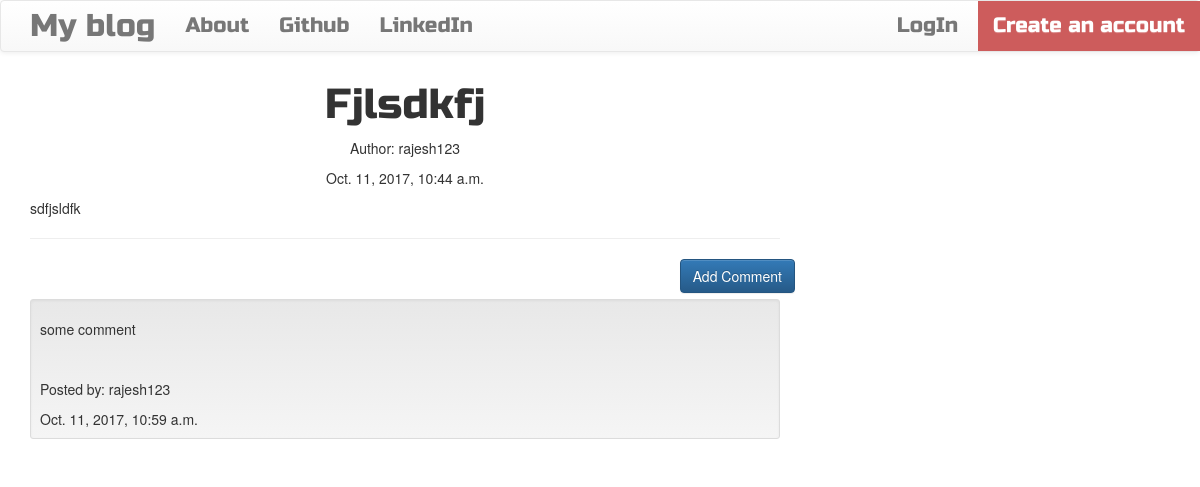
The app's page /post/1, older data.
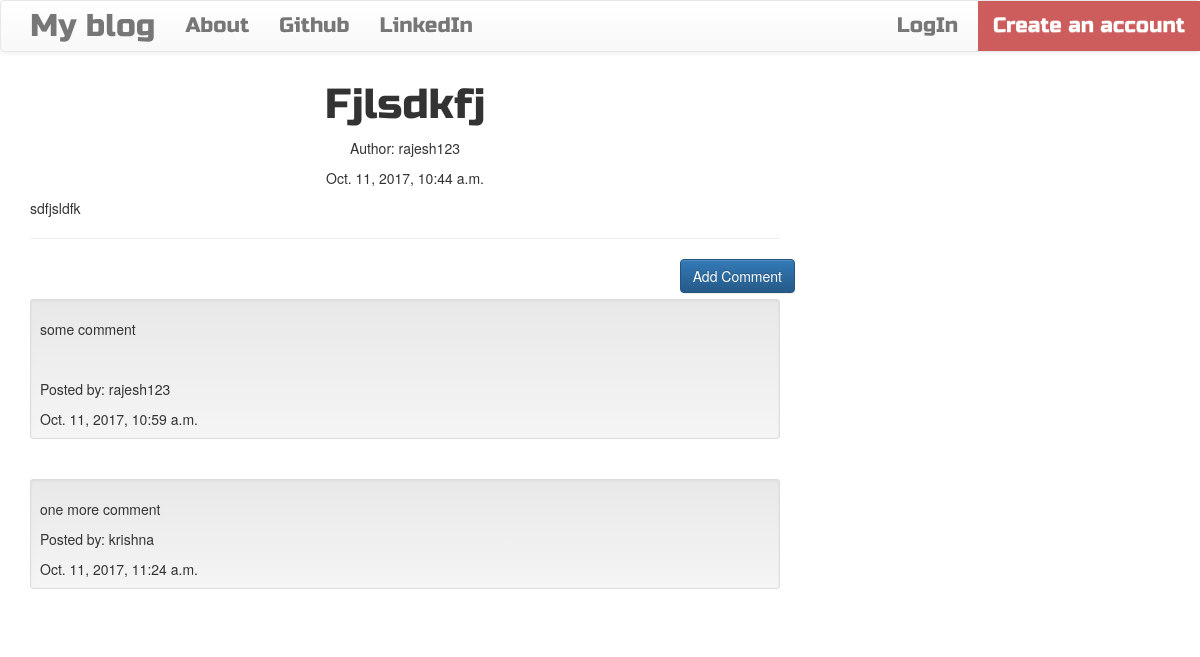
The same page, newer data.
### blog/models.py (models this page shows, shortened)
class CommonField(models.Model):
    text = models.TextField()
    created_date = models.DateTimeField(default=timezone.now)
    class Meta:
        abstract = True

class Comment(CommonField):
    post = models.ForeignKey('blog.Post', related_name='comments')
    author = models.ForeignKey(User)
    approved_comment = models.BooleanField(default=False)

### blog/views.py (the view)
# urls.py: url(r'^post/(?P<pk>\d+)$', views.PostDetailView.as_view(), name='post_detail'),
class PostDetailView(DetailView):
    model = Post

### blog/templates/blog/post_detail.html (shortened to what this page needs)
{% extends 'blog/base.html' %}
{% block content %}
  <h1 class="posttitle loader">{{post.title|title}}</h1>
  {% if post.published_date %}
    <div class="date postdate">
      <p>Author: {{post.author}}</p>
      {{post.published_date}}
    </div>
  {% else %}
    <a class="btn btn-default" href="{% url 'post_publish' pk=post.pk %}">Publish</a>
  {% endif %}
  <p class="postcontent">{{post.text|safe|linebreaksbr}}</p>
  <hr>
  <a class="btn btn-primary btn-comment" href="{% url 'add_comment_to_post' pk=post.pk %}">Add Comment</a>
  <br>
  {% for comment in  post.comments.all %}
    <br>
    {% if comment.approved_comment %}
      {% if user != post.author %}
        <div class="well well-sm">
          <p>{{comment.text|safe|linebreaks}}</p>
          <p>Posted by: {{comment.author}}</p>
          {{ comment.created_date }}
        </div>
      {% endif %}
    {% endif %}
    {% empty %}
      <p>No Comments!</p>
  {% endfor %}
{% endblock %}

Row changes from the older to the newer data that the page shows:
added Comment: text "one more comment", author "krishna", created_date "Oct. 11, 2017, 11:24 a.m."
